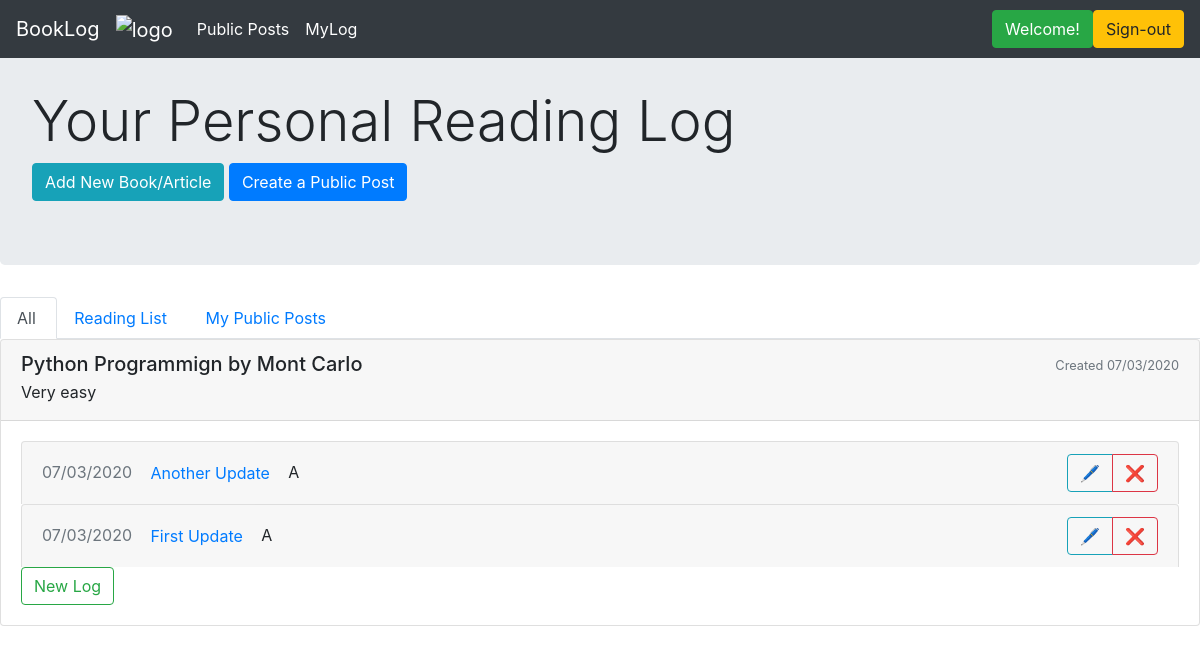
Page /myLog (signed in) on the earlier database version.
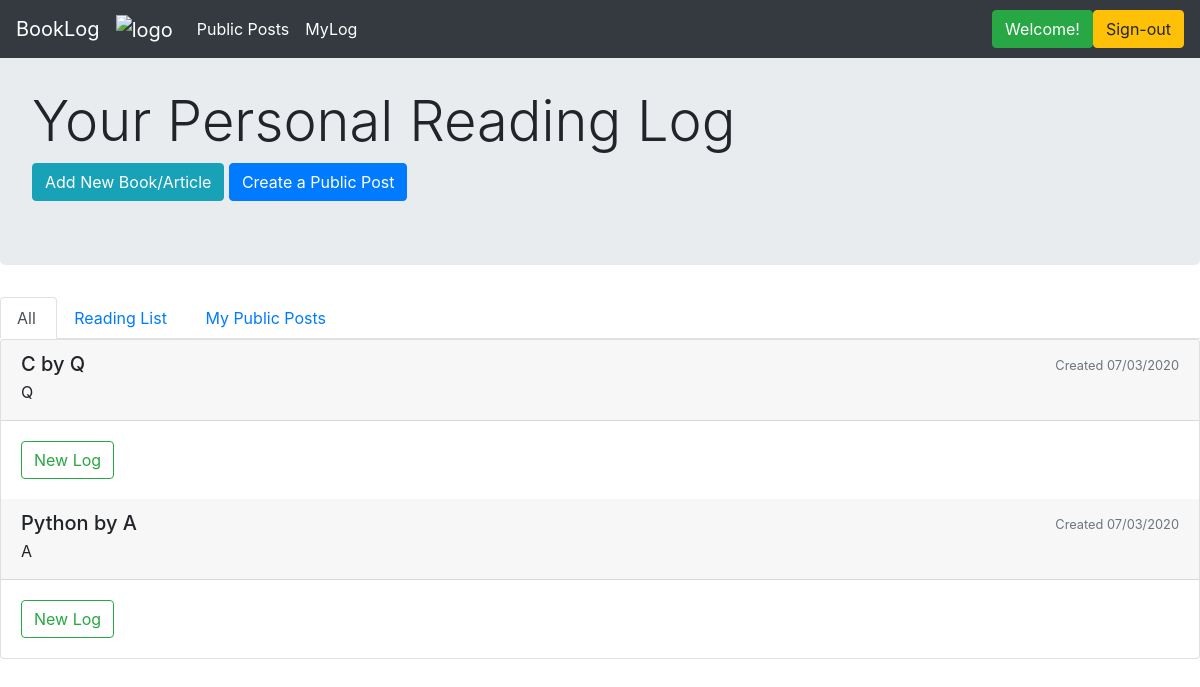
Same page on the later database version.
### application/models.py (models this page shows)
class Book(db.Model):
    __tablename__ = 'books_and_other_readings'
    id = db.Column(db.Integer, primary_key=True)
    title = db.Column(db.String(80), index=True, unique=False, nullable=False)
    author = db.Column(db.String(80), index=False, unique=False, nullable=True)
    date_started = db.Column(db.DateTime, index=False, unique=False, nullable=False)
    description = db.Column(db.Text, index=False, unique=False, nullable=True)
    complete = db.Column(db.Boolean, index=False, unique=False, nullable=True)
    user_id = db.Column(db.Integer, ForeignKey('users.id'), nullable=False, index=True)
    user = relationship("User", backref = "books", foreign_keys=[user_id])
    cat_id = db.Column(db.Integer, ForeignKey('categories.id'), nullable=True, index=True)
    category = relationship("Category", backref="books", foreign_keys=[cat_id])

class BookUpdate(db.Model):
    __tablename__ = 'book_updates'
    id = db.Column(db.Integer, primary_key=True)
    title = db.Column(db.String(100), index=True, unique=False, nullable=False)
    date_created = db.Column(db.DateTime, index=False, unique=False, nullable=False)
    pages = db.Column(db.String(100), index=False, unique=False, nullable=True)
    text = db.Column(db.Text, index=False, unique=False, nullable=False)
    book_id = db.Column(db.Integer, ForeignKey('books_and_other_readings.id'), nullable=False, index=True)
    book = relationship("Book", backref = "book_updates", foreign_keys=[book_id])

### application/routes.py (the view)
@main_bp.route("/myLog", methods=['GET'])
@login_required
def myLog():
    user = User.query.filter_by(id=session.get("user_id")).first()
    books = user.books
    cats = user.categories
    return render_template("mylog.html", name=session.get("user_id"), user=user, books=books, cats=cats)

### application/auth.py (called while the page is built)
@auth_bp.before_app_request
def load_logged_in_user():
    user_id = session.get('user_id')
    if user_id is None:
        g.user = None
    else:
        g.user = User.query.filter_by(id=user_id).first()

def login_required(view):
    @functools.wraps(view)
    def wrapped_view(**kwargs):
        if g.user is None:
            return redirect(url_for('auth_bp.login'))
        return view(**kwargs)
    return wrapped_view

### application/routes.py (called while the page is built)
@main_bp.before_app_request
def load_logged_in_user():
    user_id = session.get('user_id')
    if user_id is None:
        g.user = None
    else:
        g.user = User.query.filter_by(id=user_id).first()

### application/templates/mylog.html (shortened to what this page needs)
{% extends 'layout.html' %}
{% block content %}
<div class="jumbotron">
    <br>
    <h1 class="display-4">Your Personal Reading Log</h1>
    <a href="{{url_for('main_bp.create_new')}}" class="btn btn-info" role="button">Add New Book/Article</a>
    <a href="{{url_for('main_bp.create_public_post')}}" class="btn btn-primary" role="button">Create a Public Post</a>
</div>
<ul class="nav nav-tabs">
  <li class="nav-item"> <a class="nav-link active" href="#">All&nbsp;</a> </li>
  <li class="nav-item"> <a class="nav-link" href="{{ url_for('main_bp.reading_list')}}">Reading List&nbsp;</a></li>
  <li class="nav-item"> <a class="nav-link" href="{{ url_for('main_bp.my_public_posts')}}">My Public Posts&nbsp;&nbsp;</a></li>
  <div class="btn-toolbar" role="toolbar">
  </div>
</ul>
<div class="card text-left">
{% for book in books|reverse %}
  <div class="card-header position-sticky justify-content-between">
      <div class="float-right">
      <small class="text-muted">Created {{ book.date_started.strftime("%m/%d/%Y") }}</small>
      </div>
      {% if book.author != "" %}
          <h5 class="mb-1">{{ book.title }} by {{ book.author }}</h5>
      {% else %}
          <h5 class="mb-1">{{ book.title }}</h5>
      {% endif %}
      <p class="mb-1"> {{ book.description }} </p>
  </div>
  <div class="card-body">
  {% for log in book.book_updates|reverse %}
  <div class="list-group">
    <div class="accordion" id="accordionExample">
         <div class="card">
            <div class="card-header" id="headingTwo">
            <div class="float-right">
                <div class="btn-group" role="group" aria-label="Basic example">
                   <button class="btn btn-outline-info" type="button" data-toggle="collapse" area-expanded="false" data-target={{"#logEdit" + log.title|string}}>&#128394;</button>
                   <a href="{{url_for('main_bp.delete_log', log_id=log.id)}}" class="btn btn-outline-danger" role="button">&#10060;</a>
                </div>
            </div>
            <h5 class="mb-0">
              <small class="text-muted">{{ log.date_created.strftime("%m/%d/%Y") }}</small>
              <button class="btn btn-link collapsed" type="button" data-toggle="collapse" data-target={{"#collapseTwo" + log.title|string}} aria-expanded="false" aria-controls="collapseTwo">
              {{ log.title }}
              </button>
              <small> {{log.pages}}</small>
            </h5>
            </div>
      </div>
    </div>
  </div>
  {% endfor %}
  <div class="end">
  <button class="btn btn-outline-success" type="button" data-toggle="collapse" area-expanded="false" data-target={{"#log" + loop.index|string}}>New Log</button>
    </div>
    </div>
{% endfor %}
</div>
{% endblock %}

### application/templates/layout.html (shortened to what this page needs)
<!DOCTYPE html>
<html lang="en">
  <head>
    <link rel="stylesheet" href="https://maxcdn.bootstrapcdn.com/bootstrap/4.5.0/css/bootstrap.min.css">
  </head>
  <body>
    <nav class="navbar navbar-expand-lg navbar-dark bg-dark fixed-top">
       <a class="navbar-brand" href="{{url_for('main_bp.hello')}}">BookLog</a>
       <a class="navbar-brand" href="{{url_for('main_bp.hello')}}"">
            <img src="https://raw.githubusercontent.com/abhinavmodugula/reading_log/master/application/static/images/logo.png" alt="logo" style="width:40px;">
       </a>
       <div class="collapse navbar-collapse" id="navbarSupportedContent">
          <ul class="navbar-nav mr-auto">
             <li class="nav-item active">
             <a class="nav-link" href="{{url_for('main_bp.all_public_posts')}}">Public Posts <span class="sr-only">(current)</span></a></li>
             <li class="nav-item"> <a class="nav-link active" href="{{url_for('main_bp.myLog')}}">MyLog</a> </li>
          </ul>
          {% if user != "None" %}
              <a href="#" class="btn btn-success" role="button">Welcome!</a>
              <a href="{{url_for('auth_bp.signout')}}" class="btn btn-warning" role="button">Sign-out</a>
          {% else %}
              <a href="{{url_for('auth_bp.login')}}" class="btn btn-success" role="button">Log-in</a>
              <a href="{{url_for('auth_bp.signup')}}" class="btn btn-primary" role="button">Sign-up</a>
          {% endif %}
       </div>
    </nav>
    {% block content %}{% endblock %}
  </body>
</html>

Differences in the rows shown:
removed BookUpdate: date_created "07/03/2020", title "Another Update", pages "A", shown under Book "07/03/2020"
removed BookUpdate: date_created "07/03/2020", title "First Update", pages "A", shown under Book "07/03/2020"
added Book: date_started "07/03/2020", title "C", author "Q", description "Q"
changed Book: title "Python Programmign" → "Python"; author "Mont Carlo" → "A"; description "Very easy" → "A"
